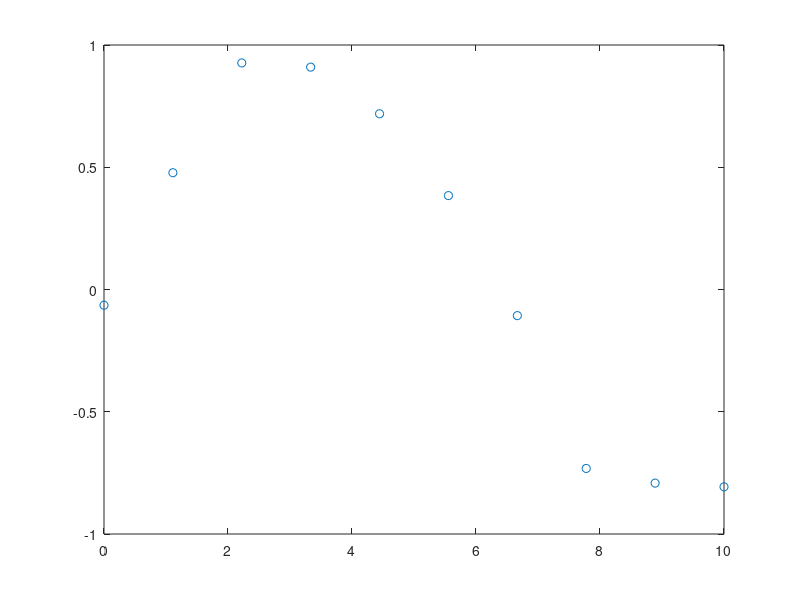

Write MATLAB code to recreate this figure.
%PRZYKLAD9_5 wykorzystanie narzędzia Basic Fitting
%

t=linspace(0,10,10);    %momenty pomiaru 0,1,2,...,10
y=sin(0.5*t)+0.1*randn(size(t)); %wygenerowane dane pomiarowe z błędem losowym 
plot(t,y,'o');   %wykres surowych danych pomiarowych 

